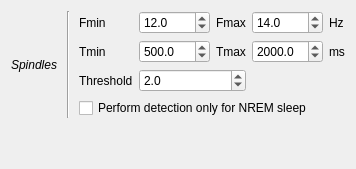
                     <widget class="QWidget" name="_spin_page">
                      <layout class="QVBoxLayout" name="verticalLayout_19">
                       <item>
                        <layout class="QGridLayout" name="gridLayout_18">
                         <property name="topMargin">
                          <number>0</number>
                         </property>
                         <item row="2" column="2">
                          <widget class="QLabel" name="label_40">
                           <property name="text">
                            <string>Threshold</string>
                           </property>
                          </widget>
                         </item>
                         <item row="1" column="3">
                          <widget class="QDoubleSpinBox" name="_ToolSpinTmin">
                           <property name="toolTip">
                            <string>&lt;html&gt;&lt;head/&gt;&lt;body&gt;&lt;p&gt;Minimum spindle's duration&lt;/p&gt;&lt;/body&gt;&lt;/html&gt;</string>
                           </property>
                           <property name="decimals">
                            <number>1</number>
                           </property>
                           <property name="maximum">
                            <double>10000.000000000000000</double>
                           </property>
                           <property name="value">
                            <double>500.000000000000000</double>
                           </property>
                          </widget>
                         </item>
                         <item row="1" column="6">
                          <widget class="QLabel" name="label_37">
                           <property name="text">
                            <string>ms</string>
                           </property>
                          </widget>
                         </item>
                         <item row="3" column="2" colspan="5">
                          <widget class="QCheckBox" name="_ToolSpinRemOnly">
                           <property name="text">
                            <string>Perform detection only for NREM sleep</string>
                           </property>
                          </widget>
                         </item>
                         <item row="0" column="3">
                          <widget class="QDoubleSpinBox" name="_ToolSpinFmin">
                           <property name="toolTip">
                            <string>High-pass cutoff frequency</string>
                           </property>
                           <property name="decimals">
                            <number>1</number>
                           </property>
                           <property name="maximum">
                            <double>200.000000000000000</double>
                           </property>
                           <property name="value">
                            <double>12.000000000000000</double>
                           </property>
                          </widget>
                         </item>
                         <item row="0" column="1" rowspan="4">
                          <widget class="Line" name="line_5">
                           <property name="minimumSize">
                            <size>
                             <width>10</width>
                             <height>0</height>
                            </size>
                           </property>
                           <property name="orientation">
                            <enum>Qt::Vertical</enum>
                           </property>
                          </widget>
                         </item>
                         <item row="1" column="4">
                          <widget class="QLabel" name="label_30">
                           <property name="text">
                            <string>Tmax</string>
                           </property>
                          </widget>
                         </item>
                         <item row="1" column="2">
                          <widget class="QLabel" name="label_22">
                           <property name="text">
                            <string>Tmin</string>
                           </property>
                          </widget>
                         </item>
                         <item row="0" column="2">
                          <widget class="QLabel" name="label_19">
                           <property name="text">
                            <string>Fmin</string>
                           </property>
                          </widget>
                         </item>
                         <item row="0" column="5">
                          <widget class="QDoubleSpinBox" name="_ToolSpinFmax">
                           <property name="toolTip">
                            <string>Low-pass cutoff frequency</string>
                           </property>
                           <property name="decimals">
                            <number>1</number>
                           </property>
                           <property name="maximum">
                            <double>200.000000000000000</double>
                           </property>
                           <property name="value">
                            <double>14.000000000000000</double>
                           </property>
                          </widget>
                         </item>
                         <item row="0" column="6">
                          <widget class="QLabel" name="label_21">
                           <property name="text">
                            <string>Hz</string>
                           </property>
                          </widget>
                         </item>
                         <item row="0" column="0" rowspan="4">
                          <widget class="QLabel" name="label_52">
                           <property name="font">
                            <font>
                             <italic>true</italic>
                            </font>
                           </property>
                           <property name="layoutDirection">
                            <enum>Qt::LeftToRight</enum>
                           </property>
                           <property name="text">
                            <string>Spindles</string>
                           </property>
                          </widget>
                         </item>
                         <item row="1" column="5">
                          <widget class="QDoubleSpinBox" name="_ToolSpinTmax">
                           <property name="toolTip">
                            <string>&lt;html&gt;&lt;head/&gt;&lt;body&gt;&lt;p&gt;Maximum spindle's duration&lt;/p&gt;&lt;/body&gt;&lt;/html&gt;</string>
                           </property>
                           <property name="decimals">
                            <number>1</number>
                           </property>
                           <property name="maximum">
                            <double>10000.000000000000000</double>
                           </property>
                           <property name="value">
                            <double>2000.000000000000000</double>
                           </property>
                          </widget>
                         </item>
                         <item row="0" column="4">
                          <widget class="QLabel" name="label_20">
                           <property name="text">
                            <string>Fmax</string>
                           </property>
                          </widget>
                         </item>
                         <item row="2" column="3" colspan="2">
                          <widget class="QDoubleSpinBox" name="_ToolSpinTh">
                           <property name="toolTip">
                            <string>&lt;html&gt;&lt;head/&gt;&lt;body&gt;&lt;p&gt;Look for signals having an amplitude 'Threshold' times superior to the deviation of the filtered signal amplitude&lt;/p&gt;&lt;/body&gt;&lt;/html&gt;</string>
                           </property>
                           <property name="decimals">
                            <number>1</number>
                           </property>
                           <property name="value">
                            <double>2.000000000000000</double>
                           </property>
                          </widget>
                         </item>
                        </layout>
                       </item>
                       <item>
                        <spacer name="verticalSpacer_10">
                         <property name="orientation">
                          <enum>Qt::Vertical</enum>
                         </property>
                         <property name="sizeHint" stdset="0">
                          <size>
                           <width>20</width>
                           <height>40</height>
                          </size>
                         </property>
                        </spacer>
                       </item>
                      </layout>
                     </widget>
